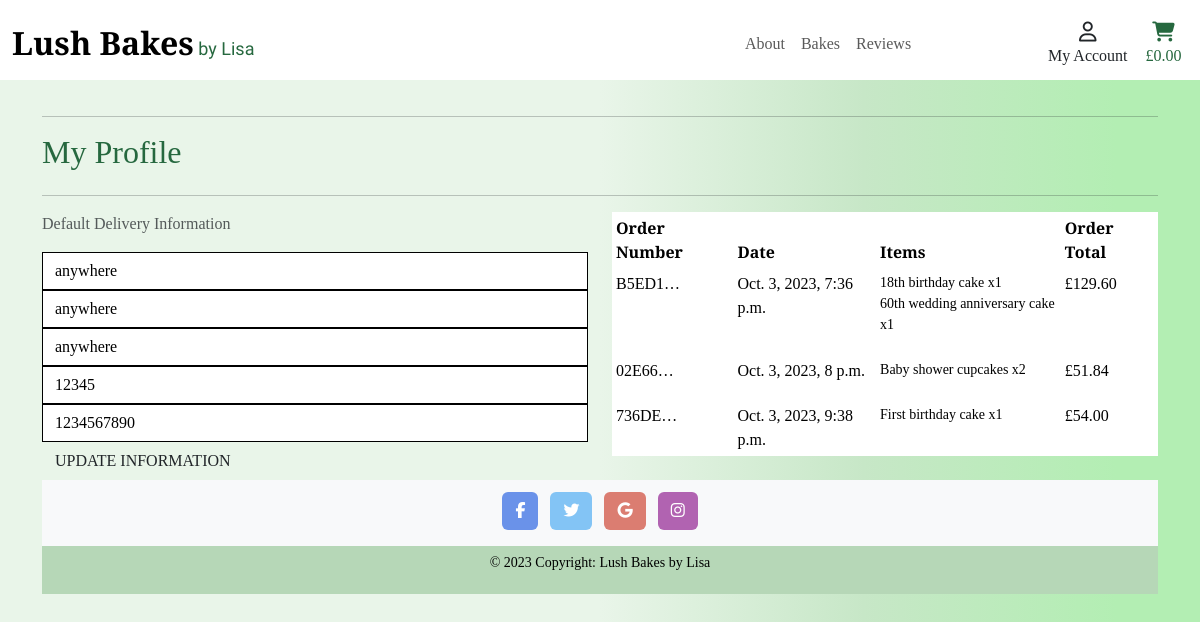
Before: /profile/ (signed in) with the older database file.
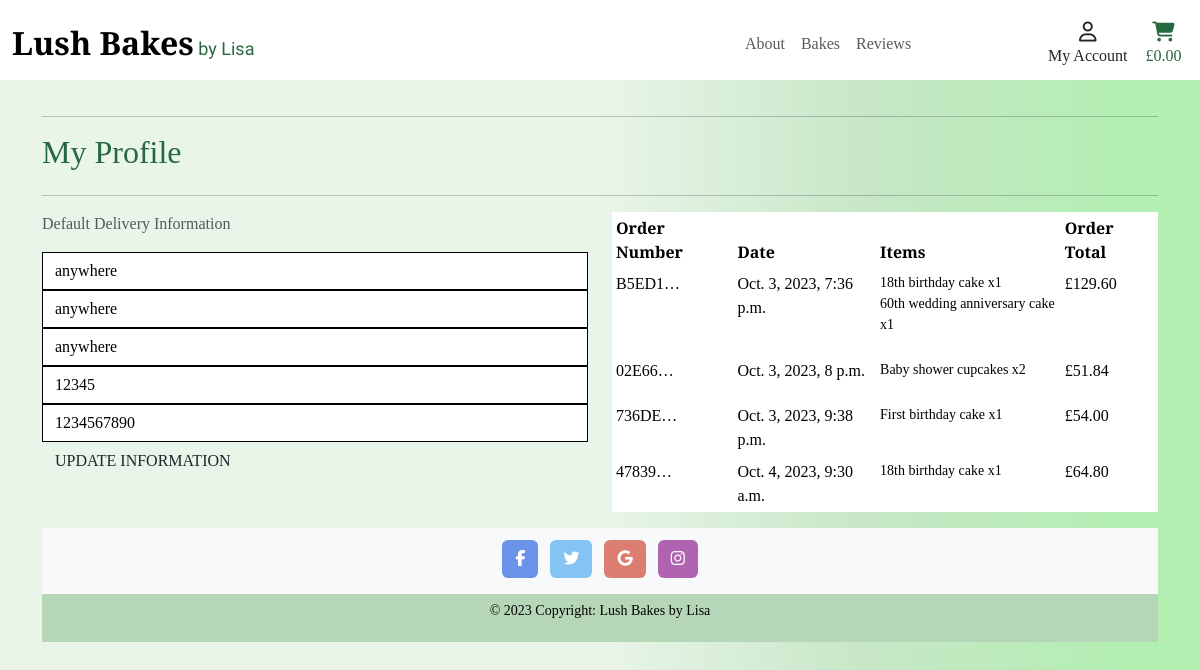
After: the same page with the newer database file.
### checkout/models.py (models this page shows, shortened)
class Order(models.Model):
    order_number = models.CharField(max_length=32, null=False, editable=False)
    user_profile = models.ForeignKey(UserProfile, on_delete=models.SET_NULL, null=True, blank=True, related_name='orders')
    name = models.CharField(max_length=50, null=False, blank=False)
    street_address1 = models.CharField(max_length=80, null=False, blank=False)
    street_address2 = models.CharField(max_length=80, null=False, blank=False)
    county = models.CharField(max_length=25, null=False, blank=True)
    postcode = models.CharField(max_length=10, null=False, blank=True)
    phone_number = models.CharField(max_length=15, null=False, blank=False)
    email = models.EmailField(max_length=254, null=False, blank=False)
    date = models.DateTimeField(auto_now_add=True)
    delivery_fee = models.DecimalField(
        max_digits=6, decimal_places=2, null=False, default=0)
    order_total = models.DecimalField(
        max_digits=6, decimal_places=2, null=False, default=0)
    grand_total = models.DecimalField(
        max_digits=6, decimal_places=2, null=False, default=0)

class OrderLineItem(models.Model):
    order = models.ForeignKey(Order, null=False, blank=False, on_delete=models.CASCADE, related_name='lineitems')
    product = models.ForeignKey(Product, null=False, blank=False, on_delete=models.CASCADE)
    quantity = models.IntegerField(null=False, blank=False, default=0)
    lineitem_total = models.DecimalField(max_digits=6, decimal_places=2, null=False, blank=False, editable=False)

### products/models.py (models this page shows, shortened)
class Product(models.Model):
    category = models.ForeignKey(
        'Category', null=True, blank=True, on_delete=models.SET_NULL)
    name = models.CharField(max_length=100)
    description = models.TextField()
    price = models.DecimalField(max_digits=6, decimal_places=2)
    image = models.ImageField(null=True, blank=True)

### profiles/views.py (the view)
# urls.py: path('profile/', include('profiles.urls')),
@login_required
def profile(request):
    profile = get_object_or_404(UserProfile, user=request.user)
    if request.method == 'POST':
        form = UserProfileForm(request.POST, instance=profile)
        if form.is_valid():
            form.save()
            messages.success(
                request, 'Your profile has been successfully updated')
        else:
            message.error(request, 'Update failed, please try again')
    else:
        form = UserProfileForm(instance=profile)
    orders = profile.orders.all()
    template = 'profiles/profile.html'
    context = {
        'form': form,
        'orders': orders,
        'on_profile_page': True
    }
    return render(request, template, context)

### profiles/forms.py
class UserProfileForm(forms.ModelForm):
    class Meta:
        model = UserProfile
        exclude = ('user',)
    def __init__(self, *args, **kwargs):
        super().__init__(*args, **kwargs)
        placeholders = {
            'default_street_address1': 'Street Address 1',
            'default_street_address2': 'Street Address 2',
            'default_county': 'County',
            'default_postcode': 'Postcode',
            'default_phone_number': 'Phone Number',
        }
        self.fields['default_street_address1'].widget.attrs['autofocus'] = True
        for field in self.fields:
            if self.fields[field].required:
                placeholder = f'{placeholders[field]} *'
            else:
                placeholder = placeholders[field]
            self.fields[field].widget.attrs['placeholder'] = placeholder
            self.fields[field].widget.attrs['class'] = 'border-black rounded-0 profile-form-input'
            self.fields[field].label = False

### profiles/templates/profiles/profile.html (shortened to what this page needs)
{% extends "base.html" %}
{% load static %}
{% block page_header %}
<div class="container header-container">
</div>
{% endblock %}
{% block content %}
<div class="container">
  <div class="row">
    <div class="col">
      <hr />
      <h2 class="logo-font mb-4">My Profile</h2>
      <hr />
    </div>
  </div>
  <div class="row">
    <div class="col-12 col-lg-6">
      <p class="text-muted">Default Delivery Information</p>
      <form class="mt-3" action="{% url 'profile' %}" method="POST" id="profile-update-form">
        {{ form|crispy }}
        <button class="btn btn-black rounded-0 text-uppercase float-right">
          Update Information
        </button>
      </form>
    </div>
    <div class="col-12 col-lg-6">
      <div class="order-history table-responsive">
        <table class="table table-sm table-borderless">
          <thead>
            <tr>
              <th>Order Number</th>
              <th>Date</th>
              <th>Items</th>
              <th>Order Total</th>
            </tr>
          </thead>
          <tbody>
            {% for order in orders %}
            <tr>
              <td>{{ order.order_number|truncatechars:6 }}</td>
              <td>{{ order.date }}</td>
              <td>
                <ul class="list-unstyled">
                  {% for item in order.lineitems.all %}
                  <li class="small">
                    {{ item.product.name }} x{{ item.quantity }}
                  </li>
                  {% endfor %}
                </ul>
              </td>
              <td>£{{ order.grand_total }}</td>
            </tr>
            {% endfor %}
          </tbody>
        </table>
      </div>
    </div>
  </div>
  {% endblock %}

Changed rows visible on the page:
added Order: order_number "47839…", date "Oct. 4, 2023, 9:30 a.m.", grand_total "64.80"
added OrderLineItem: product.name "18th birthday cake", quantity "1", shown under "47839…"
